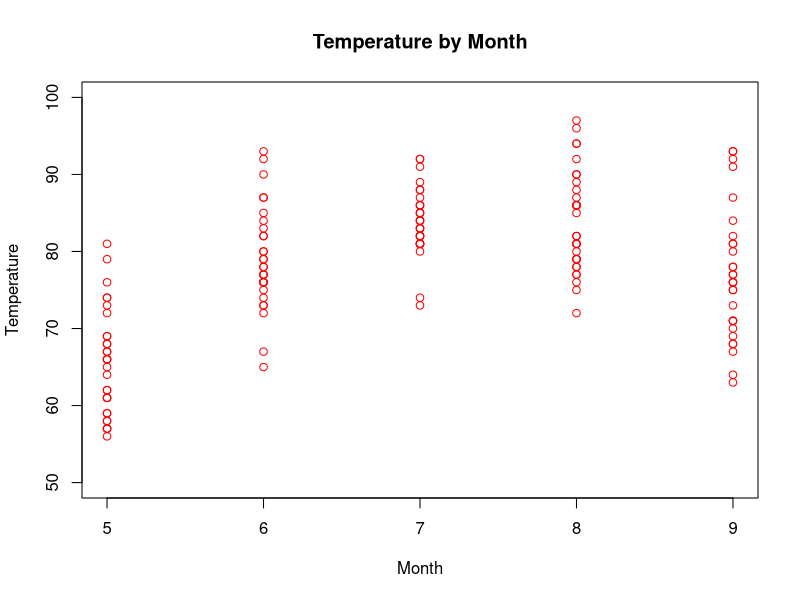
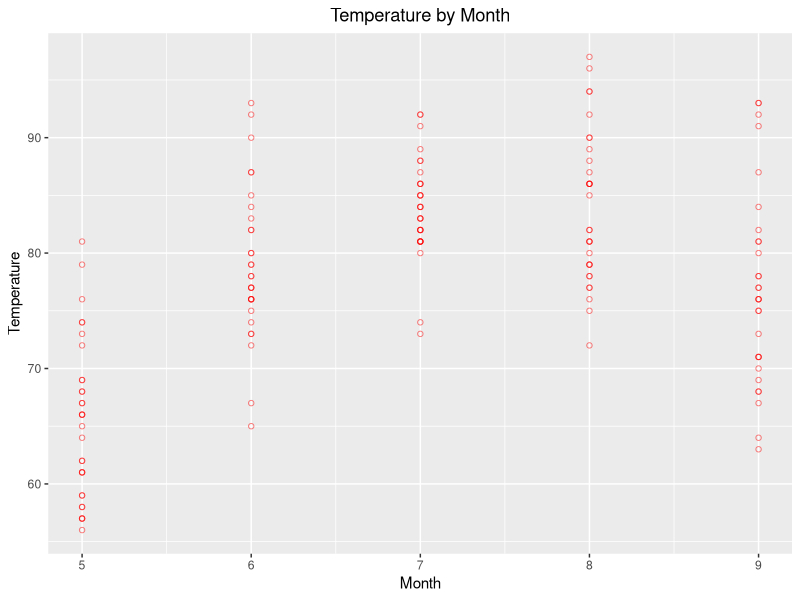
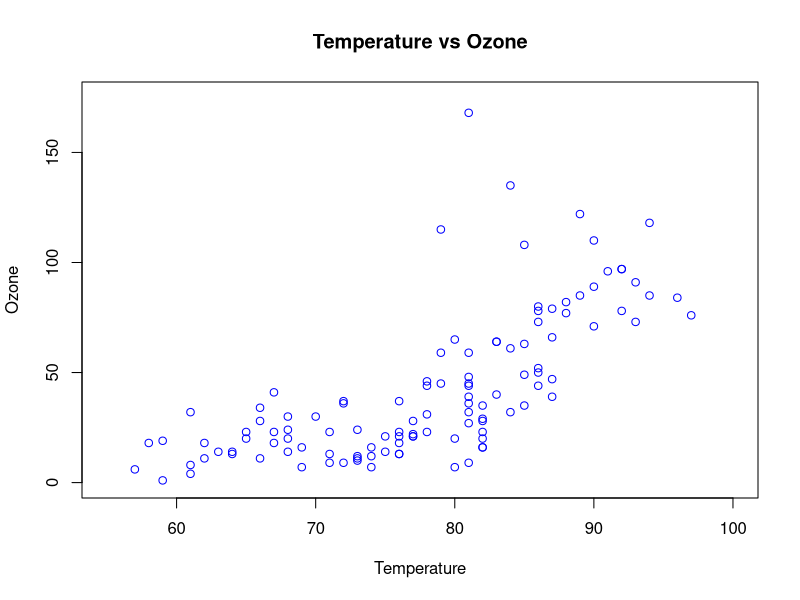
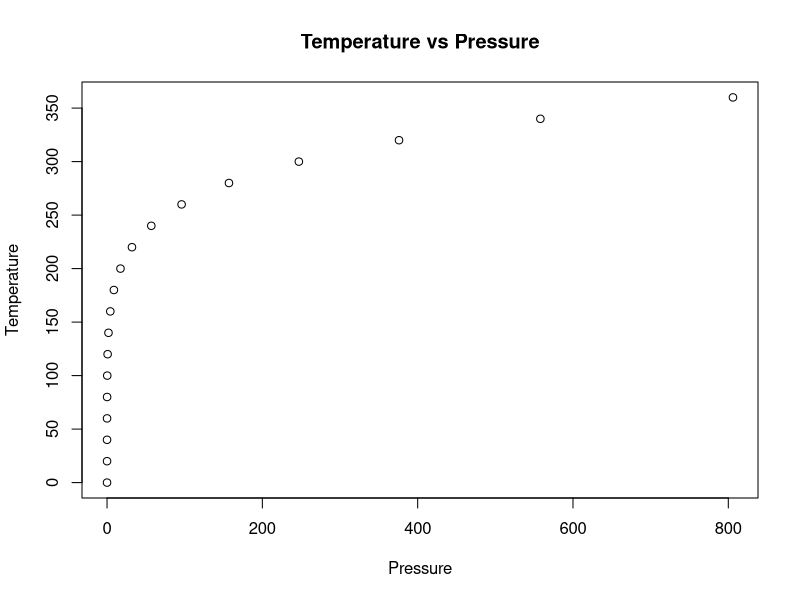
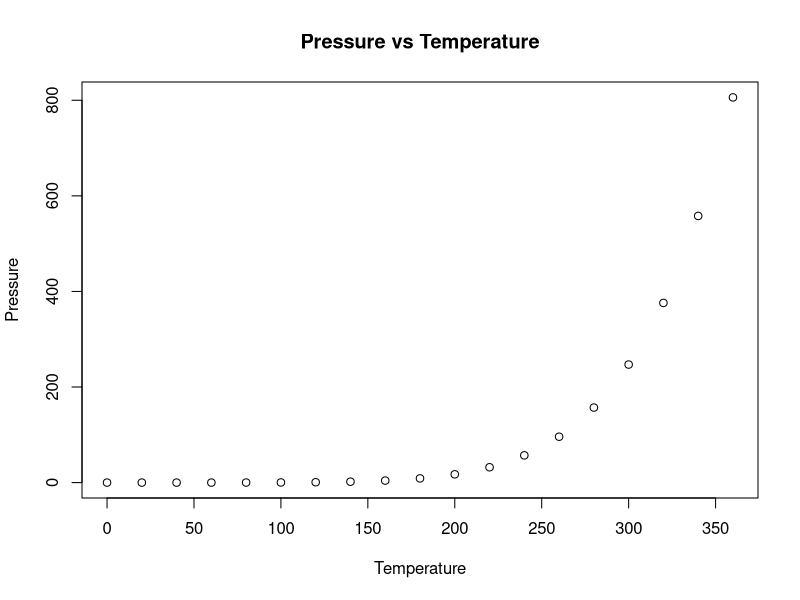

R code for these plots, in order:
## ---- chunk 1
knitr::opts_chunk$set(echo = TRUE)
## ---- chunk 2
# Place variables of interest into vectors.
Temperature <- airquality$Temp
Month <- airquality$Month

# Create a scatterplot of Temperature vs Month. Include a title and axes labels.
plot(x=Month, y=Temperature,
     main="Temperature by Month",
     xlab="Month", ylab="Temperature",
     ylim=c(50,100),
     col="red"
     )
## ---- chunk 3
# Load necessary libraries. Library output suppressed using message=FALSE.
library(ggplot2)
library(dplyr)

airquality %>% ggplot(aes(x=Month, y=Temp)) + 
  geom_point(col='red', shape=1, alpha=0.5) +
  labs(title="Temperature by Month", 
         x="Month", y="Temperature") +
  theme(plot.title=element_text(hjust=0.5))
## ---- chunk 4
# Place variable of interest into vector. Temperature is already available in the workspace.
Ozone <- airquality$Ozone

# Create a scatterplot of Ozone vs Temperature. Include a title and axes labels.
plot(x=Temperature, y=Ozone,
     main="Temperature vs Ozone",
     xlab="Temperature", ylab="Ozone",
     xlim=c(55,100), ylim=c(0, 175),
     col="blue")
## ---- chunk 5
plot(x=pressure$pressure, y=pressure$temperature,
     main="Temperature vs Pressure",
     xlab="Pressure", ylab="Temperature")
## ---- chunk 6
plot(x=pressure$temperature, y=pressure$pressure,
     main="Pressure vs Temperature",
     xlab="Temperature",ylab="Pressure")
